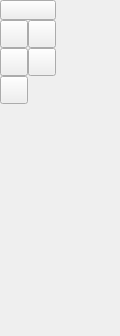
<ui version="4.0" >
 <class>QG_CadToolBarCircles</class>
 <widget class="QWidget" name="QG_CadToolBarCircles" >
  <property name="geometry" >
   <rect>
    <x>0</x>
    <y>0</y>
    <width>120</width>
    <height>336</height>
   </rect>
  </property>
  <property name="minimumSize" >
   <size>
    <width>56</width>
    <height>336</height>
   </size>
  </property>
  <widget class="QToolButton" name="bBack" >
   <property name="geometry" >
    <rect>
     <x>0</x>
     <y>0</y>
     <width>56</width>
     <height>20</height>
    </rect>
   </property>
   <property name="text" >
    <string/>
   </property>
   <property name="iconSize" >
    <size>
     <width>18</width>
     <height>18</height>
    </size>
   </property>
  </widget>
  <widget class="QToolButton" name="bCircle" >
   <property name="geometry" >
    <rect>
     <x>0</x>
     <y>20</y>
     <width>28</width>
     <height>28</height>
    </rect>
   </property>
   <property name="iconSize" >
    <size>
     <width>18</width>
     <height>18</height>
    </size>
   </property>
  </widget>
  <widget class="QToolButton" name="bCircleCR" >
   <property name="geometry" >
    <rect>
     <x>28</x>
     <y>20</y>
     <width>28</width>
     <height>28</height>
    </rect>
   </property>
   <property name="iconSize" >
    <size>
     <width>18</width>
     <height>18</height>
    </size>
   </property>
  </widget>
  <widget class="QToolButton" name="bCircle2P" >
   <property name="geometry" >
    <rect>
     <x>0</x>
     <y>48</y>
     <width>28</width>
     <height>28</height>
    </rect>
   </property>
   <property name="iconSize" >
    <size>
     <width>18</width>
     <height>18</height>
    </size>
   </property>
  </widget>
  <widget class="QToolButton" name="bCircle3P" >
   <property name="geometry" >
    <rect>
     <x>28</x>
     <y>48</y>
     <width>28</width>
     <height>28</height>
    </rect>
   </property>
   <property name="iconSize" >
    <size>
     <width>18</width>
     <height>18</height>
    </size>
   </property>
  </widget>
  <widget class="QToolButton" name="bCircleParallel" >
   <property name="geometry" >
    <rect>
     <x>0</x>
     <y>76</y>
     <width>28</width>
     <height>28</height>
    </rect>
   </property>
  </widget>
 </widget>
 <tabstops>
  <tabstop>bBack</tabstop>
  <tabstop>bCircle</tabstop>
  <tabstop>bCircleCR</tabstop>
  <tabstop>bCircle2P</tabstop>
  <tabstop>bCircle3P</tabstop>
  <tabstop>bCircleParallel</tabstop>
 </tabstops>
 <resources>
  <include location="../qcadguiqt.qrc" />
 </resources>
 <connections/>
</ui>
